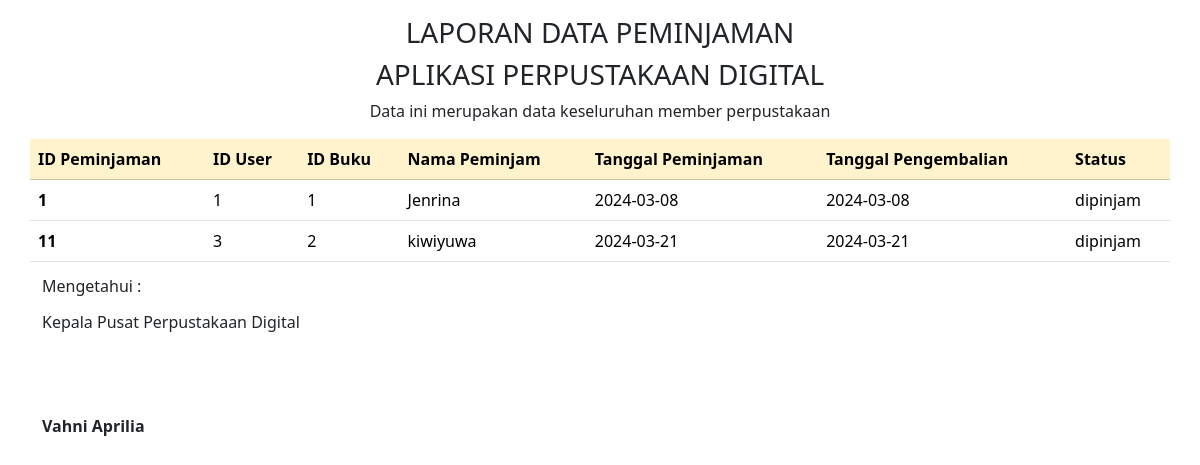
The page /admin/data/laporan_dp.php on the database its author committed.
### tables this page shows
CREATE TABLE `peminjaman` (
  `IDpeminjaman` int(11) NOT NULL,
  `IDuser` int(11) NOT NULL,
  `IDbuku` int(11) NOT NULL,
  `nama` varchar(255) NOT NULL,
  `tglpeminjaman` date NOT NULL,
  `tglpengembalian` date NOT NULL,
  `statuspeminjaman` enum('dipinjam','diproses','dikembalikan') NOT NULL
);

### admin/data/laporan_dp.php (the view, shortened to what this page needs)
<!doctype html>
<html lang="en">
  <head>
    <link rel="stylesheet" href="../../asset/css/bootstrap.css">
  </head>
  <body>
    <div class="container">
        <div class="row">
            <div class="col text-center mt-3">
                <h3>LAPORAN DATA PEMINJAMAN</h3>
                <h3>APLIKASI PERPUSTAKAAN DIGITAL</h3>
                <span>Data ini merupakan data keseluruhan member perpustakaan</span>
            </div>
        </div>
        <div class="row">
        <table class="table my-3">
            <thead  class="table table-warning">
                <tr>
                    <th scope="col">ID Peminjaman</th>
                    <th scope="col">ID User</th>
                    <th scope="col">ID Buku</th>
                    <th scope="col">Nama Peminjam</th>
                    <th scope="col">Tanggal Peminjaman</th>
                    <th scope="col">Tanggal Pengembalian</th>
                    <th scope="col">Status</th>
                </tr>
            </thead>
            <?php
            include '../../koneksi/koneksi.php';
            $data = mysqli_query($conn, "SELECT * FROM peminjaman");
            while ($d = mysqli_fetch_array($data)) {
            ?>
            <tbody>
                <tr>
                    <th scope="row"><?php echo $d['IDpeminjaman'];?></th>
                    <td><?php echo $d['IDuser'];?></td>
                    <td><?php echo $d['IDbuku'];?></td>
                    <td><?php echo $d['nama'];?></td>
                    <td><?php echo $d['tglpeminjaman'];?></td>
                    <td><?php echo $d['tglpeminjaman'];?></td>
                    <td><?php echo $d['statuspeminjaman'];?></td>
                </tr>
            </tbody>
            <?php
              }
            ?>
        </table>
      </div>
            <div class="row">
                <div class="col">
                    <p style="line-height: 1rem;">Mengetahui :</p>
                    <p>Kepala Pusat Perpustakaan Digital</p>
                    <p style="margin-top: 5rem;"><b>Vahni Aprilia</b></p>
                </div>
            </div>
        </div>
  </body>
</html>

### rows shown on the page
peminjaman: IDpeminjaman "1", IDuser "1", IDbuku "1", nama "Jenrina", tglpeminjaman "2024-03-08", statuspeminjaman "dipinjam"
peminjaman: IDpeminjaman "11", IDuser "3", IDbuku "2", nama "kiwiyuwa", tglpeminjaman "2024-03-21", statuspeminjaman "dipinjam"
